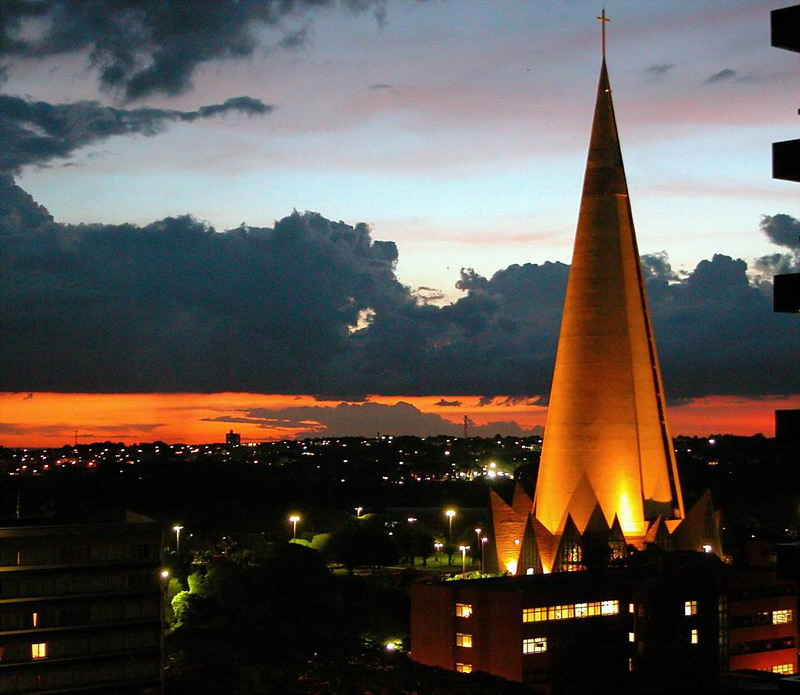
#> input picture Processamento de Imagens Digitais/trab3/catedral.jpg, 800 x 695 px, found by its file name
$ python trabalho_3.py
#> lines starting #> are read from the running program, lines starting #| are printed output that depends on the picture; after the words box and inside, x2 and y2 are one past the last pixel; in counts of white or black regions, pixels touching at a corner belong together
import numpy as np
import cv2


img = cv2.imread('catedral.JPG')
#> img is the input picture: shape (695, 800, 3); mean B, G, R 77.4, 82.5, 89.5
cv2.imshow('in', img)
img_hsv = cv2.cvtColor(img, cv2.COLOR_BGR2HSV)
#> img_hsv: shape (695, 800, 3); mean H, S, V 67.2, 108.3, 100.6
H, S, V = cv2.split(img_hsv)
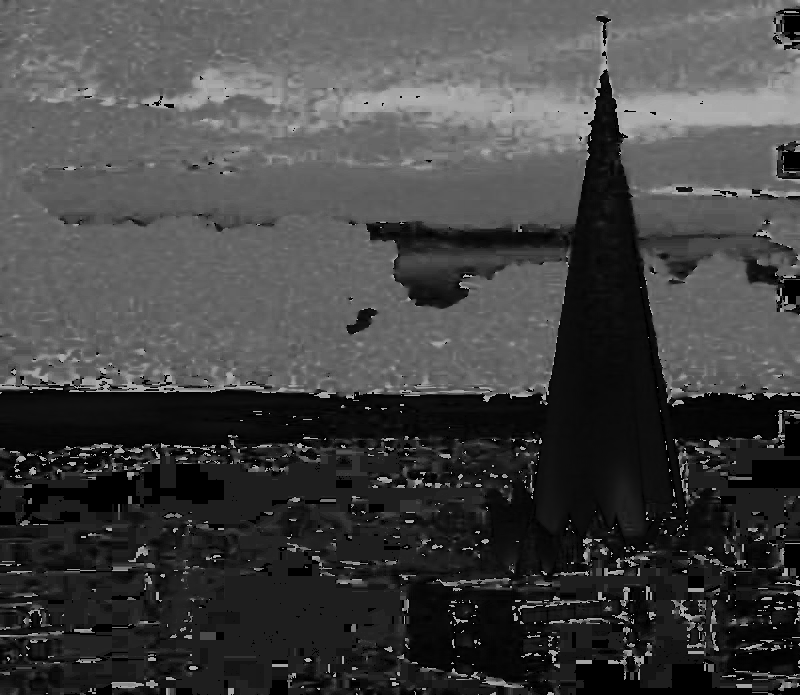
#> H: shape (695, 800); min 0, max 179, mean 67.2
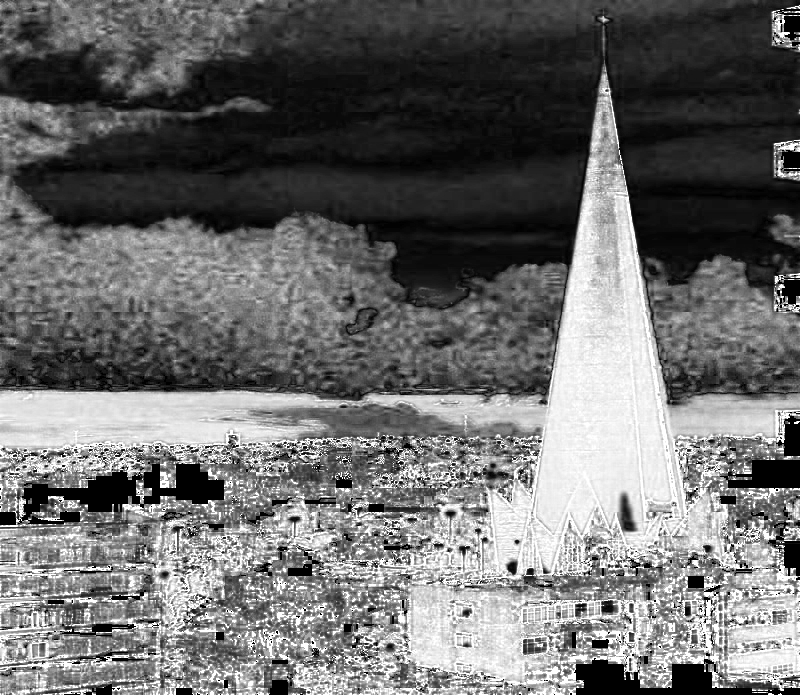
#> S: shape (695, 800); min 0, max 255, mean 108.3
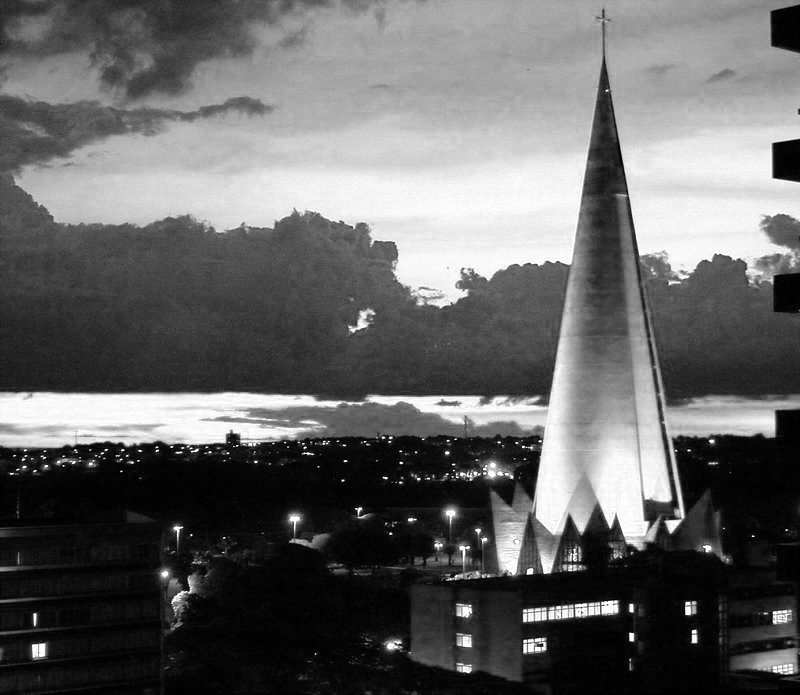
#> V: shape (695, 800); min 0, max 255, mean 100.6

limiar, th = cv2.threshold(V,0,255,cv2.THRESH_BINARY + cv2.THRESH_OTSU)
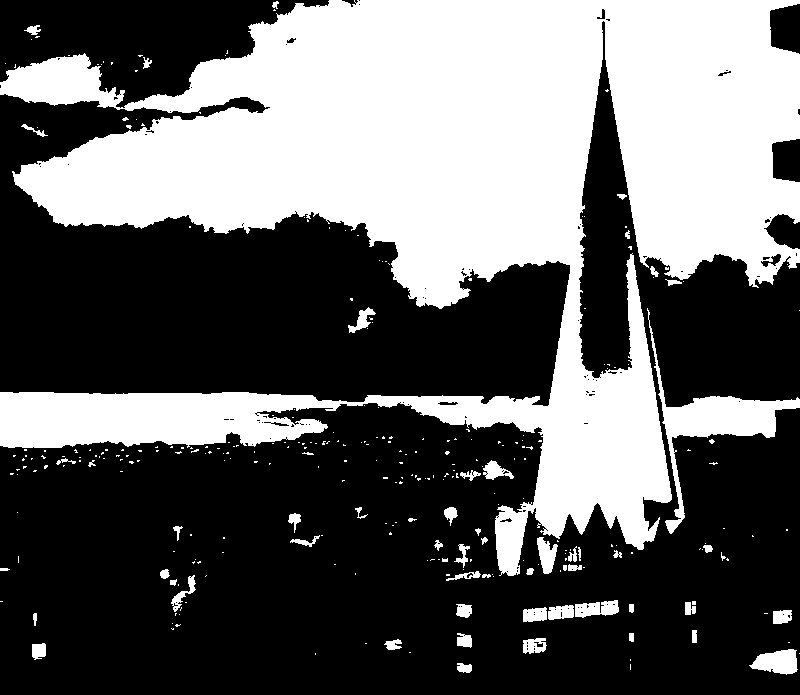
#> th: shape (695, 800); 38.9% white; 297 white regions (240 under 20 px), largest, box (x1, y1, x2, y2) and area: (0, 0, 800, 576) 203361, (647, 308, 800, 534) 5013, (749, 649, 798, 675) 862
#> limiar = 117
histograma, bins = np.histogram(V, 256, [0, 256])
#> histograma = 256 values, max 17698 at index 4, min 552 at index 254, mean 2171.9; bins = 257 values from 0 to 256
histograma_acumulado = histograma.cumsum()
#> histograma_acumulado = 256 values from 1166 to 556000
limiar = int(limiar)

LUT = np.arange(256, dtype=np.uint8)
histograma_acumulado2 = histograma_acumulado[:limiar]
#> histograma_acumulado2 = 117 values from 1166 to 339009
value = (histograma_acumulado2[:] *  (limiar - 1)) / histograma_acumulado2[-1]
#> value = 117 values from 0.399 to 116
LUT[:limiar] = value
V = LUT[V]
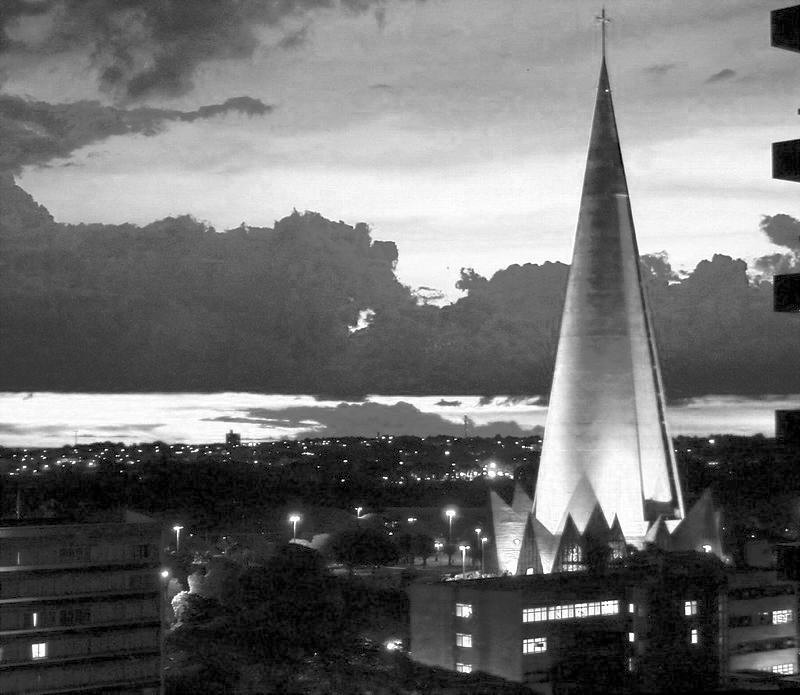
#> V: shape (695, 800); min 0, max 255, mean 111.6

img = cv2.merge((H,S,V))
#> img: shape (695, 800, 3); mean H, S, V 67.2, 108.3, 111.6
img_out = cv2.cvtColor(img, cv2.COLOR_HSV2BGR)
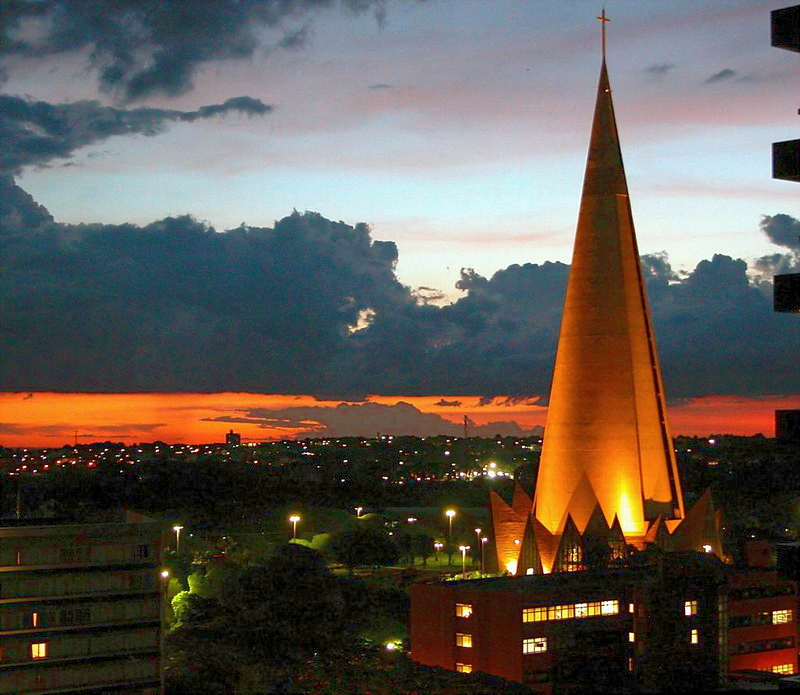
#> img_out: shape (695, 800, 3); mean B, G, R 84.1, 90.9, 98.3

cv2.imwrite('catedral_out.JPG',img_out)
cv2.imshow('out', img_out)


cv2.waitKey(0)
cv2.destroyAllWindows()
